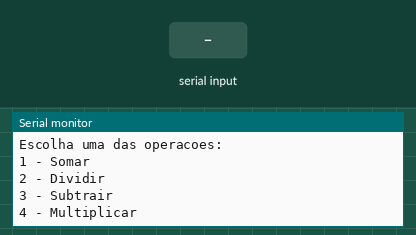
This sketch was run on a simulated Arduino Uno, built with avr-gcc and run on an emulated ATmega328P. Parts: the last lines printed to the serial monitor. The inputs (shaded band) are chosen by the test bench.

Above: at 0.9 s.
1.0 s: "sim" received over Serial
At 3.2 s:
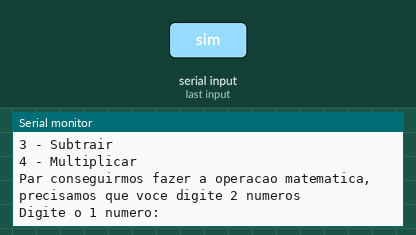
3.5 s: "90,45,200\n" received over Serial
At 5.4 s:
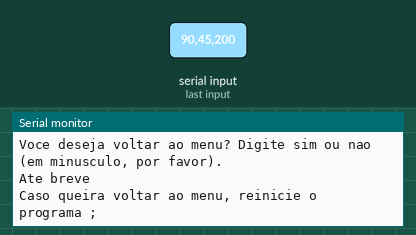

Measured:
- after the input at 1.0 s, the serial monitor: prints a new line after 1.0 s (image 1)
- after the input at 3.5 s, the serial monitor: prints a new line at once (image 2)

The sketch:

calculadora_com_menu1.ino
```cpp
int escolhaDaOperacao;
float resultado; //Ira guardar o resultado do calculo da respectiva operacao

//tiporetorno nomedaNomeDaFuncao parametros corpo
float somar(float numero1Param, float numero2Param)
{
  resultado = numero1Param + numero2Param;
  return resultado;
  // Serial.println("O resultado da soma foi: " +  String(resultado));
}
float dividir(float numero1Param, float numero2Param)
{
  resultado = numero1Param / numero2Param;
  return resultado;
  // Serial.println("O resultado da divisao foi: " +  String(resultado));
}
float subtrair(float numero1Param, float numero2Param)
{
  resultado = numero1Param - numero2Param;
  return resultado;
  // Serial.println("O resultado da subtracao foi: " +  String(resultado));
}
float multiplicar (float numero1Param, float numero2Param)
{
  resultado = numero1Param * numero2Param;
  return resultado;
  // Serial.println("O resultado da multiplicacao foi: " +  String(resultado));
}


void setup()
{
  Serial.begin(9600);

  int contador = 0; //variavel inicializadora do 'do while'
  float numero1; //variavel local
  float numero2;


  //n e um entender via texto
  do{
    Serial.println("Bem-vindo(a) a calculadora inteligente :P!!!\n");
    Serial.println("Escolha uma das operacoes:");
    Serial.println("1 - Somar");
    Serial.println("2 - Dividir");
    Serial.println("3 - Subtrair");
    Serial.println("4 - Multiplicar");
    while(!Serial.available()){}
    escolhaDaOperacao = Serial.parseInt();


    Serial.println("Par conseguirmos fazer a operacao matematica,precisamos que voce digite 2 numeros");
    Serial.println("Digite o 1 numero:");
    while(!Serial.available()){}
    numero1 = Serial.parseFloat();

    Serial.println("Agora, digite o 2 numeros");
    Serial.println("Digite o 1 numero:");
    while(!Serial.available()){}
    numero2 = Serial.parseFloat();

    switch(escolhaDaOperacao){
      case 1: //Somar
      // somar(numero1, numero2);
      // somar(numero1);

      float retornoFuncaoSomar;
      retornoFuncaoSomar = somar(numero1, numero2);
      Serial.println(retornoFuncaoSomar);

      break;

      case 2://Dividir
      //dividir(numero1, numero2);
      // dividir(numero1);

      float retornoFuncaoDividir;
      retornoFuncaoDividir = dividir(numero1, numero2);
      Serial.println(retornoFuncaoDividir);
      break;

      case 3: //Subtrair
      // subtrair(numero1, numero2);
      // subtrair(numero1);

      float retornoFuncaoSubtrair;
      retornoFuncaoSubtrair = subtrair(numero1, numero2);
      Serial.println(retornoFuncaoSubtrair);
      break;

      case 4: //Multiplicar
      // multiplicar(numero1, numero2);
      // multiplicar(numero1);

      default:
      Serial.println("opcao invalida! Escolha uma opcao do 1 ao 4. ;)");
    }


    Serial.println("Voce deseja voltar ao menu? Digite sim ou nao (em minusculo, por favor).");
    while(!Serial.available()){}


    if(Serial.readString() == "sim"){
      contador = 1;
    }
    else{
      contador = 0;

      Serial.println("Ate breve");
      Serial.println("Caso queira voltar ao menu, reinicie o programa ;");
    }


  }
  while(contador != 0); //Se o contador for diferente de 0, o mesmo repete.
}
void loop()
{
  //sem instruções
}
```
